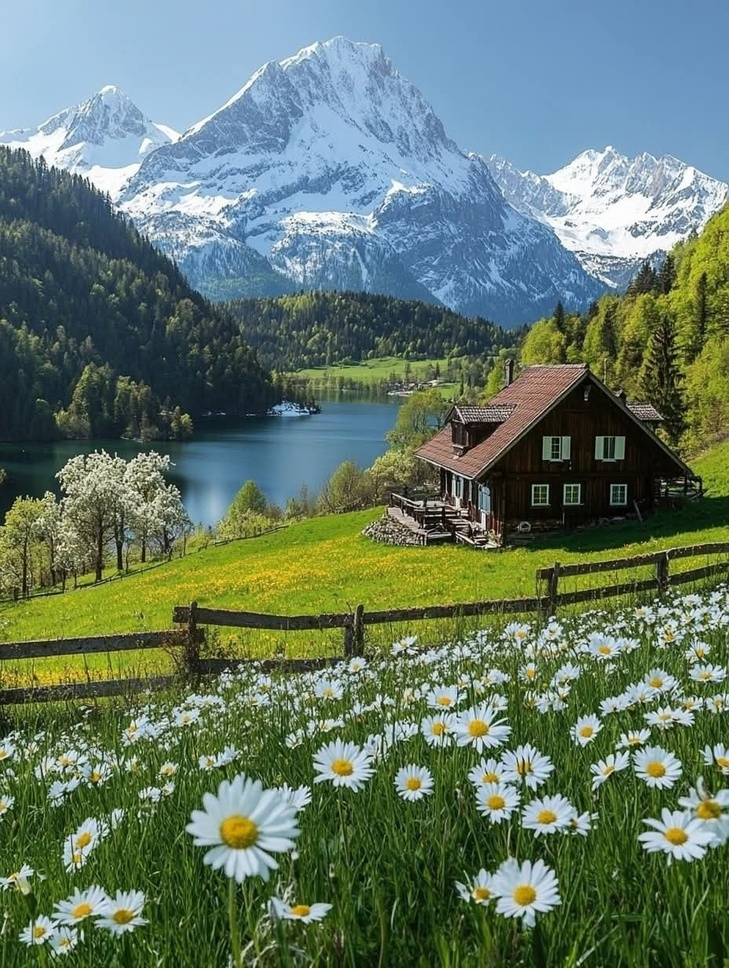
#> input picture test.jpg, 729 x 968 px, shrunk from 928 x 1232 before the run
$ python image_flipping.py
#> lines starting #> are read from the running program, lines starting #| are printed output that depends on the picture
#!/usr/bin/env python3
"""
Task 6: Image Flipping (Vertical and Horizontal)
Location: /Users/sopen/Library/Mobile Documents/com~apple~CloudDocs/Documents/Image_lab1/task6/image_flipping.py
Description: Load RGB image and manually flip it vertically and horizontally without cv2.flip()
Why: To demonstrate manual image flipping algorithms and understand OpenCV's BGR format
Relevant files: ../test.jpg (input image)
"""

import cv2
import numpy as np
import os

print("Task 6: Image Flipping (Vertical and Horizontal)")
print("================================================")

# Load the image in BGR format (OpenCV default)
image_path = "../test.jpg"
print(f"Loading image from: {os.path.abspath(image_path)}")

img_bgr = cv2.imread(image_path)
#> img_bgr is the input picture: shape (968, 729, 3); mean B, G, R 103.7, 120.4, 99.9
if img_bgr is None:
    print(f"Error: Could not load image from {image_path}")
    exit(1)

print(f"Image loaded successfully: {img_bgr.shape} (BGR format)")
#| Image loaded successfully: (968, 729, 3) (BGR format)

# Convert BGR to RGB for processing
img_rgb = cv2.cvtColor(img_bgr, cv2.COLOR_BGR2RGB)
print(f"Converted to RGB format: {img_rgb.shape}")
#| Converted to RGB format: (968, 729, 3)

height, width = img_rgb.shape[:2]
#> height = 968; width = 729

# Step 1: Manual Vertical Flip (upside down)
print("Step 1: Creating vertical flip manually...")

vertical_flip = np.zeros_like(img_rgb)

for y in range(height):
    for x in range(width):
        # Vertical flip: pixel at (x, y) goes to (x, height-1-y)
        vertical_flip[height-1-y, x] = img_rgb[y, x]
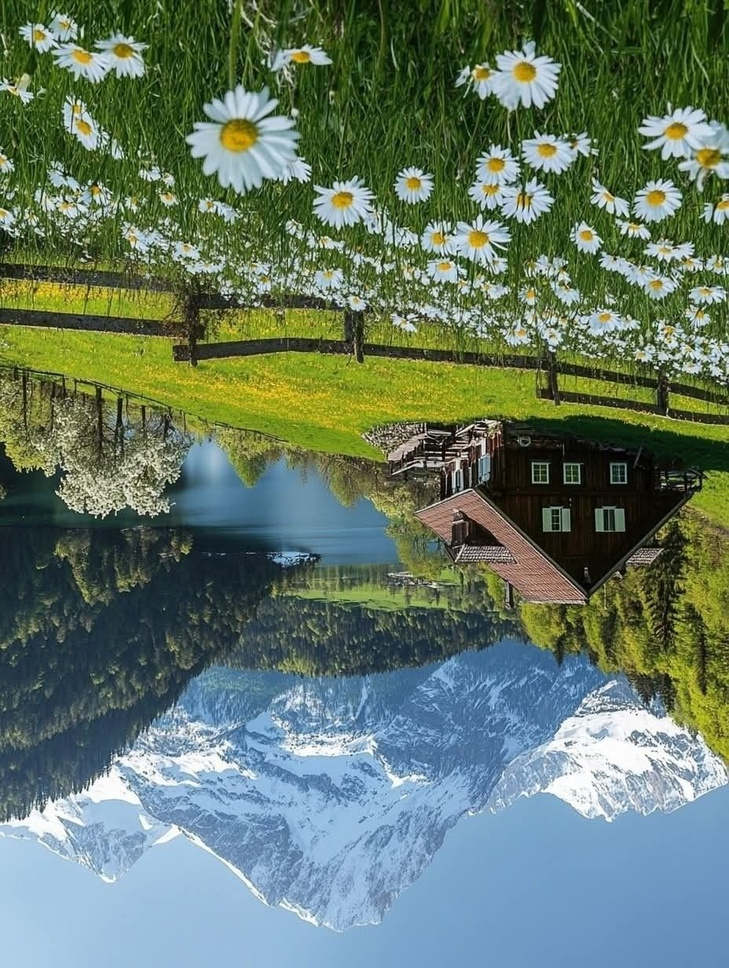
#> vertical_flip: shape (968, 729, 3); mean R, G, B 99.9, 120.4, 103.7

print(f"Vertical flip completed: {vertical_flip.shape}")
#| Vertical flip completed: (968, 729, 3)

# Step 2: Manual Horizontal Flip (left-right mirror)
print("Step 2: Creating horizontal flip manually...")

horizontal_flip = np.zeros_like(img_rgb)

for y in range(height):
    for x in range(width):
        # Horizontal flip: pixel at (x, y) goes to (width-1-x, y)
        horizontal_flip[y, width-1-x] = img_rgb[y, x]
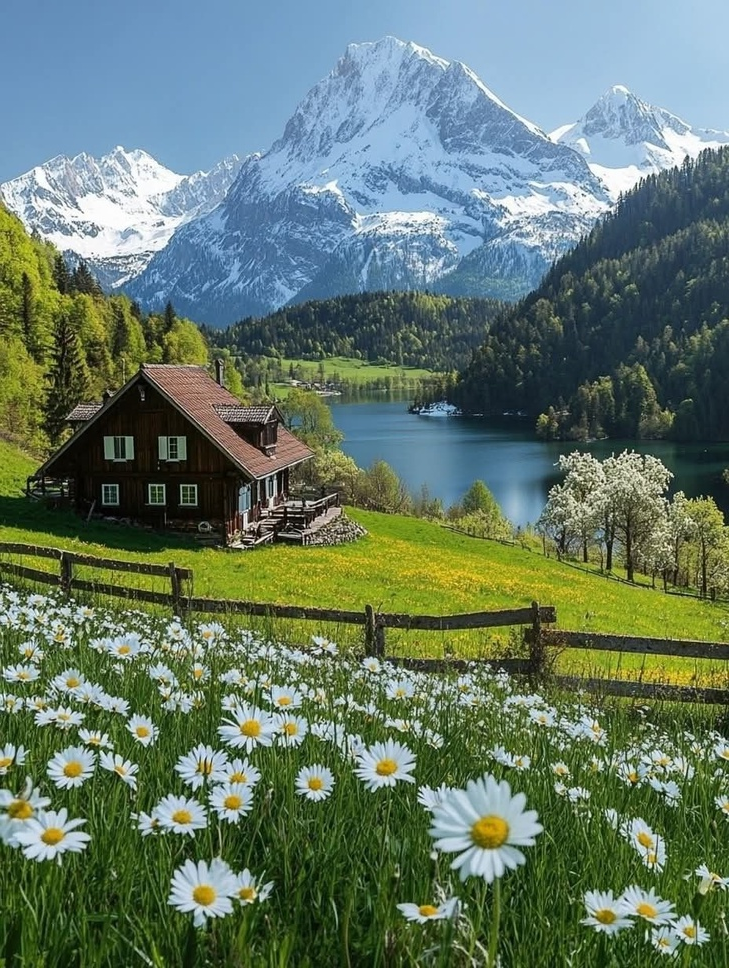
#> horizontal_flip: shape (968, 729, 3); mean R, G, B 99.9, 120.4, 103.7

print(f"Horizontal flip completed: {horizontal_flip.shape}")
#| Horizontal flip completed: (968, 729, 3)

# Convert back to BGR for OpenCV saving (since OpenCV expects BGR)
original_bgr = cv2.cvtColor(img_rgb, cv2.COLOR_RGB2BGR)
vertical_bgr = cv2.cvtColor(vertical_flip, cv2.COLOR_RGB2BGR)
horizontal_bgr = cv2.cvtColor(horizontal_flip, cv2.COLOR_RGB2BGR)

# Save all three images
cv2.imwrite("original_rgb.jpg", original_bgr)
cv2.imwrite("vertical_flip.jpg", vertical_bgr)
cv2.imwrite("horizontal_flip.jpg", horizontal_bgr)

print("Images saved:")
print("- original_rgb.jpg (RGB converted back to BGR for OpenCV)")
print("- vertical_flip.jpg (upside down)")
print("- horizontal_flip.jpg (left-right mirror)")

print("Note: All images saved in BGR format as expected by OpenCV")
print("Task completed successfully!")
